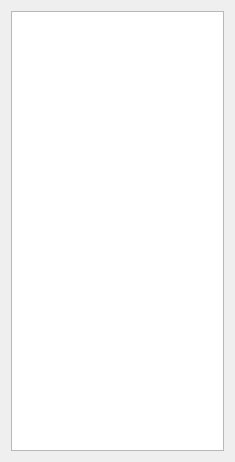
<?xml version="1.0" encoding="UTF-8"?>
<ui version="4.0">
 <class>ConnectionList</class>
 <widget class="QWidget" name="ConnectionList">
  <property name="geometry">
   <rect>
    <x>0</x>
    <y>0</y>
    <width>235</width>
    <height>462</height>
   </rect>
  </property>
  <property name="windowTitle">
   <string>Form</string>
  </property>
  <layout class="QVBoxLayout" name="verticalLayout_2">
   <item>
    <layout class="QVBoxLayout" name="verticalLayout">
     <item>
      <widget class="QTreeView" name="treeView"/>
     </item>
    </layout>
   </item>
  </layout>
 </widget>
 <resources/>
 <connections/>
</ui>
